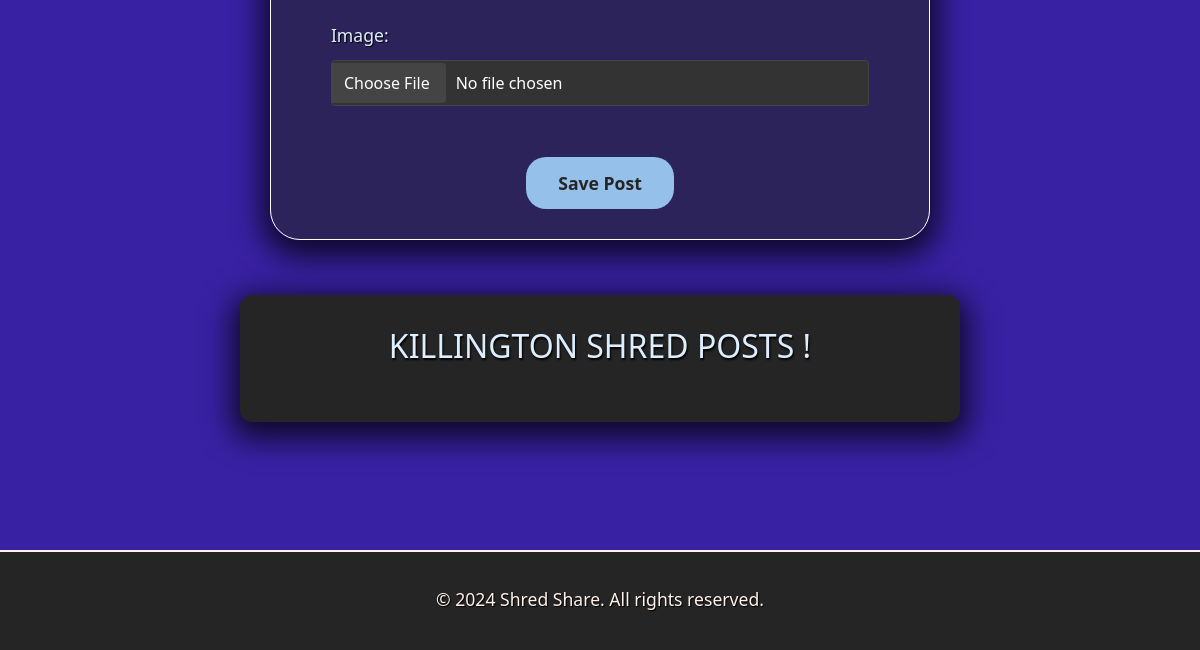
Page /killington/ (signed in, lower part) on the earlier database version.
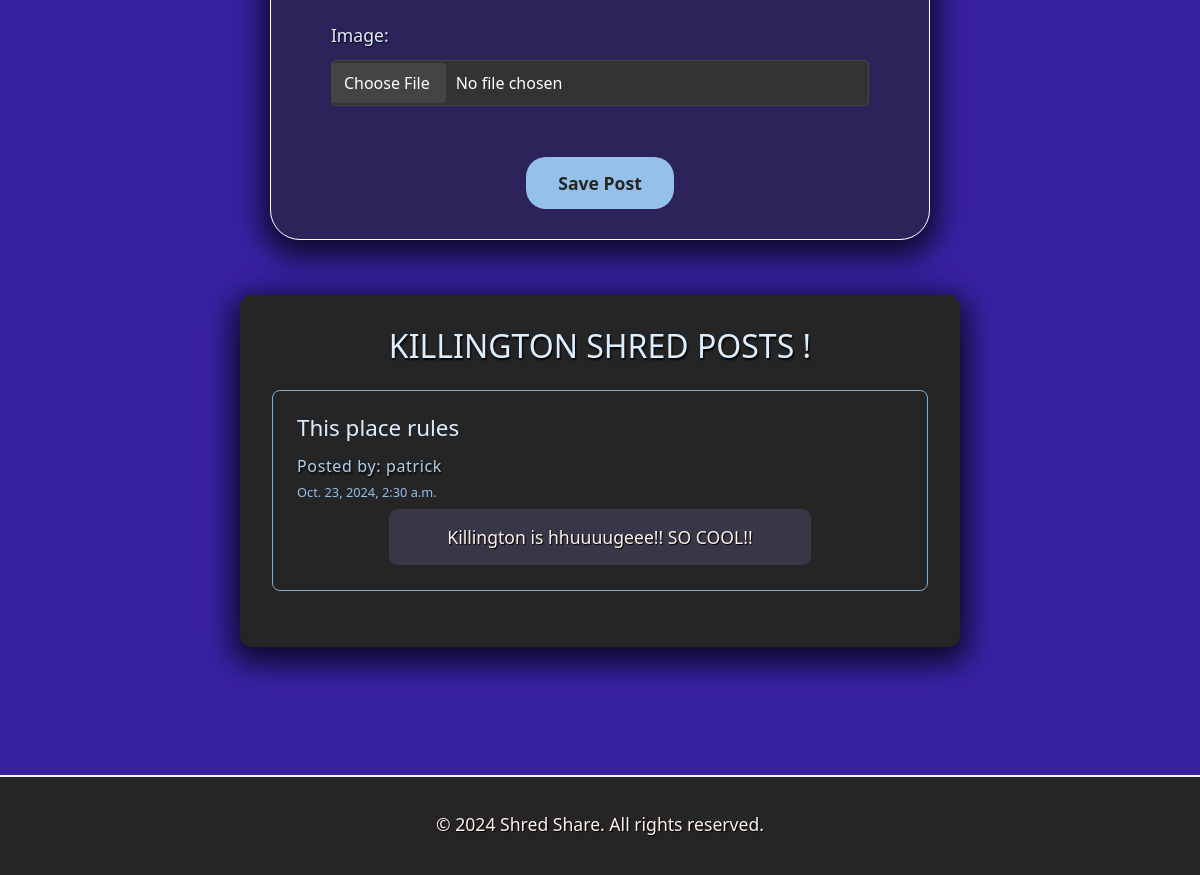
Same page on the later database version.
### posts/models.py (models this page shows, shortened)
class Post(models.Model):
    title = models.CharField(max_length=50, null=True, blank=True)
    body = models.TextField(max_length=200, null=True, blank=True)
    image = models.ImageField(upload_to='posts/%Y/%m/%d/', blank=True)
    slug = models.SlugField(max_length=200, null=True, blank=True)
    date = models.DateTimeField(auto_now_add=True)
    mountain = models.ForeignKey(Mountain, blank=True, null=True, on_delete=models.CASCADE)
    author = models.ForeignKey(user, blank=True, null=True, on_delete=models.CASCADE)

### pages/views.py (the view)
# urls.py: path("killington/", views.KillingtonPageView.as_view(), name="killington"),
class KillingtonPageView(MountainDetailsPageView):
    template_name = 'pages/killington.html'
    mountain_name = "killington"
    mountain_id = 4
    def get_context_data(self, **kwargs):
        context = super().get_context_data(**kwargs)
        api_key = '271415589d9790f8e8eac3237592a5c0'
        lat, lon = 43.60, 72.82
        cnt = 5
        current_url = f'https://api.openweathermap.org/data/2.5/weather?lat={lat}&lon={lon}&appid={api_key}&units=imperial'
        forecast_url = f'https://api.openweathermap.org/data/2.5/forecast/daily?lat={lat}&lon={lon}&cnt={cnt}&appid={api_key}&units=imperial'
        try:
            current_response = requests.get(current_url)
            current_data = current_response.json()
            context['weather'] = {
                'date1': datetime.fromtimestamp(current_data['dt']),
                'temperature': current_data['main']['temp'],
                'description': current_data['weather'][0]['description'],
                'icon': current_data['weather'][0]['icon'],
            }
            forecast_response = requests.get(forecast_url)
            forecast_data = forecast_response.json()
            fiveday_forecast = []
            for item in forecast_data['list']:
                fiveday_forecast.append({
                    'date2': datetime.fromtimestamp(item['dt']),
                    'temp_day': item['temp']['day'],
                    'temp_night': item['temp']['night'],
                    'description': item['weather'][0]['description'],
                    'icon': item['weather'][0]['icon'],
                })
            context['forecast'] = fiveday_forecast
        except Exception as e:
            context['weather_error'] = str(e)
        return context

### posts/forms.py
class PostCreateForm(forms.ModelForm):
    class Meta:
        model = Post
        fields = ['title', 'body', 'image']
        widgets = {
            'image': forms.FileInput(attrs={'class': 'form-control'})
        }

### pages/views.py (called while the page is built)
    def get_context_data(self, **kwargs):
        context = super().get_context_data(**kwargs)
        context['mountain_id'] = self.mountain_id
        context['mountain_name'] = self.mountain_name
        context["form"] = PostCreateForm()
        posts = Post.objects.filter(mountain_id = self.mountain_id)
        context["posts"] = posts
        return context

### templates/pages/killington.html (shortened to what this page needs)
{% extends 'base.html' %}
{% load static %}
{% block content %}
<div class="mountain-info-page">
    <div class="mountain-post">
        {% if user.is_authenticated %}
            <form method="post" action="{% url 'save_comment' %}">
                {{form.as_p}}
                <button type="submit">Save Post</button>
            </form>
            {% else %}
            <p class="logged-out-message">You must be logged in to create a post.</p>
            {% endif %}
    </div>
        <div class="mountain-post-list">
            <h1>Killington Shred Posts !</h1>
            {% if user.is_authenticated %}
                {% for post in posts %}
                    <div class="post-body">
                        <h6>{{post.title}}</h6>
                        <h3>Posted by: {{post.author}}</h3>
                        <h4>{{post.date}}</h4>
                        <p>{{post.body}}</p>
                    </div>
                {% endfor %}
            {% else %}
                <p class="logged-out-message">You must be logged in to view posts.</p>
            {% endif %}
        </div>
        </div>
    </div>
{% endblock %}

Differences in the rows shown:
added Post: title "This place rules", author "patrick", date "Oct. 23, 2024, 2:30 a.m.", body "Killington is hhuuuugeee!! SO COOL!!"
